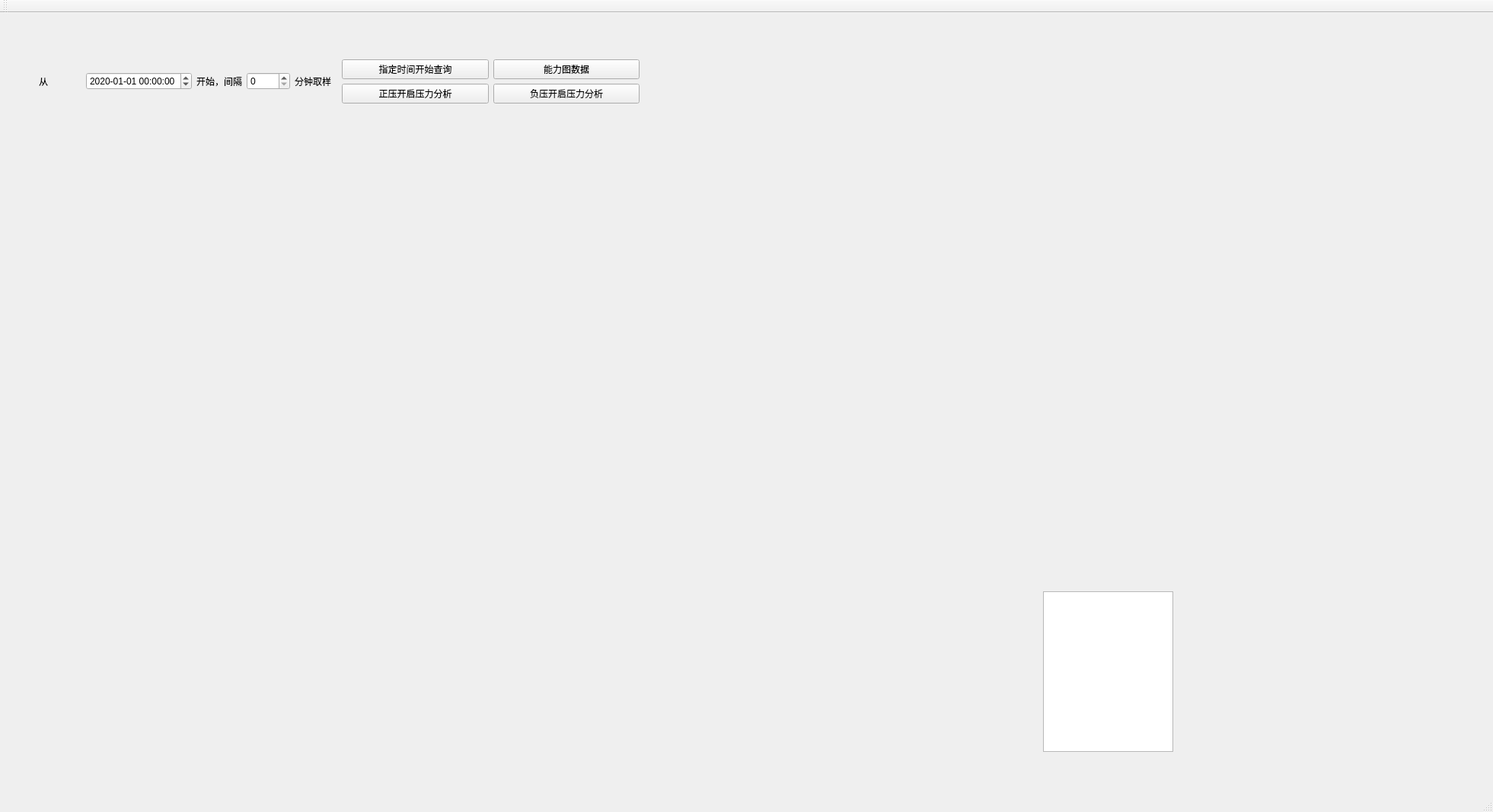
<?xml version="1.0" encoding="UTF-8"?>
<ui version="4.0">
 <class>MainWindow</class>
 <widget class="QMainWindow" name="MainWindow">
  <property name="geometry">
   <rect>
    <x>0</x>
    <y>0</y>
    <width>1961</width>
    <height>1067</height>
   </rect>
  </property>
  <property name="windowTitle">
   <string>MainWindow</string>
  </property>
  <widget class="QWidget" name="centralWidget">
   <widget class="QChartView" name="widget" native="true">
    <property name="geometry">
     <rect>
      <x>0</x>
      <y>160</y>
      <width>1371</width>
      <height>271</height>
     </rect>
    </property>
    <property name="minimumSize">
     <size>
      <width>0</width>
      <height>271</height>
     </size>
    </property>
   </widget>
   <widget class="QChartView" name="widget_2" native="true">
    <property name="geometry">
     <rect>
      <x>-1</x>
      <y>439</y>
      <width>1371</width>
      <height>261</height>
     </rect>
    </property>
    <property name="minimumSize">
     <size>
      <width>0</width>
      <height>261</height>
     </size>
    </property>
   </widget>
   <widget class="QChartView" name="widget_3" native="true">
    <property name="geometry">
     <rect>
      <x>1370</x>
      <y>160</y>
      <width>581</width>
      <height>601</height>
     </rect>
    </property>
    <property name="minimumSize">
     <size>
      <width>0</width>
      <height>261</height>
     </size>
    </property>
   </widget>
   <widget class="QChartView" name="widget_4" native="true">
    <property name="geometry">
     <rect>
      <x>0</x>
      <y>710</y>
      <width>1371</width>
      <height>261</height>
     </rect>
    </property>
    <property name="minimumSize">
     <size>
      <width>0</width>
      <height>261</height>
     </size>
    </property>
   </widget>
   <widget class="QTextEdit" name="text_NengLi">
    <property name="geometry">
     <rect>
      <x>1370</x>
      <y>760</y>
      <width>171</width>
      <height>211</height>
     </rect>
    </property>
   </widget>
   <widget class="QWidget" name="">
    <property name="geometry">
     <rect>
      <x>40</x>
      <y>40</y>
      <width>811</width>
      <height>101</height>
     </rect>
    </property>
    <layout class="QGridLayout" name="gridLayout_3">
     <item row="0" column="0">
      <layout class="QGridLayout" name="gridLayout_2">
       <item row="0" column="0">
        <widget class="QLabel" name="label">
         <property name="text">
          <string>从</string>
         </property>
        </widget>
       </item>
       <item row="0" column="4">
        <widget class="QLabel" name="label_3">
         <property name="text">
          <string>分钟取样</string>
         </property>
        </widget>
       </item>
       <item row="0" column="2">
        <widget class="QLabel" name="label_2">
         <property name="text">
          <string>开始，间隔</string>
         </property>
        </widget>
       </item>
       <item row="0" column="1">
        <widget class="QDateTimeEdit" name="dateTimeEdit">
         <property name="dateTime">
          <datetime>
           <hour>0</hour>
           <minute>0</minute>
           <second>0</second>
           <year>2020</year>
           <month>1</month>
           <day>1</day>
          </datetime>
         </property>
         <property name="date">
          <date>
           <year>2020</year>
           <month>1</month>
           <day>1</day>
          </date>
         </property>
         <property name="displayFormat">
          <string>yyyy-MM-dd HH:mm:ss</string>
         </property>
        </widget>
       </item>
       <item row="0" column="3">
        <widget class="QSpinBox" name="spinBox"/>
       </item>
      </layout>
     </item>
     <item row="0" column="1">
      <layout class="QGridLayout" name="gridLayout">
       <item row="0" column="1">
        <widget class="QPushButton" name="pushButton_4">
         <property name="text">
          <string>能力图数据</string>
         </property>
        </widget>
       </item>
       <item row="0" column="0">
        <widget class="QPushButton" name="getSQLit">
         <property name="text">
          <string>指定时间开始查询</string>
         </property>
        </widget>
       </item>
       <item row="1" column="0">
        <widget class="QPushButton" name="zhengya">
         <property name="text">
          <string>正压开启压力分析</string>
         </property>
        </widget>
       </item>
       <item row="1" column="1">
        <widget class="QPushButton" name="fuya">
         <property name="text">
          <string>负压开启压力分析</string>
         </property>
        </widget>
       </item>
      </layout>
     </item>
    </layout>
   </widget>
  </widget>
  <widget class="QMenuBar" name="menuBar">
   <property name="geometry">
    <rect>
     <x>0</x>
     <y>0</y>
     <width>1961</width>
     <height>25</height>
    </rect>
   </property>
  </widget>
  <widget class="QToolBar" name="mainToolBar">
   <attribute name="toolBarArea">
    <enum>TopToolBarArea</enum>
   </attribute>
   <attribute name="toolBarBreak">
    <bool>false</bool>
   </attribute>
  </widget>
  <widget class="QStatusBar" name="statusBar"/>
 </widget>
 <layoutdefault spacing="6" margin="11"/>
 <customwidgets>
  <customwidget>
   <class>QChartView</class>
   <extends>QWidget</extends>
   <header location="global">qchartview.h</header>
   <container>1</container>
  </customwidget>
 </customwidgets>
 <resources/>
 <connections/>
</ui>
